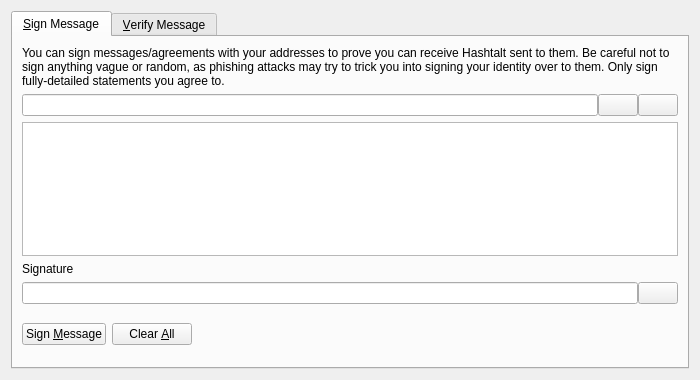
<?xml version="1.0" encoding="UTF-8"?>
<ui version="4.0">
 <class>SignVerifyMessageDialog</class>
 <widget class="QDialog" name="SignVerifyMessageDialog">
  <property name="geometry">
   <rect>
    <x>0</x>
    <y>0</y>
    <width>700</width>
    <height>380</height>
   </rect>
  </property>
  <property name="windowTitle">
   <string>Signatures - Sign / Verify a Message</string>
  </property>
  <property name="modal">
   <bool>true</bool>
  </property>
  <layout class="QVBoxLayout" name="verticalLayout">
   <item>
    <widget class="QTabWidget" name="tabWidget">
     <property name="currentIndex">
      <number>0</number>
     </property>
     <widget class="QWidget" name="tabSignMessage">
      <attribute name="title">
       <string>&amp;Sign Message</string>
      </attribute>
      <layout class="QVBoxLayout" name="verticalLayout_SM">
       <item>
        <widget class="QLabel" name="infoLabel_SM">
         <property name="text">
          <string>You can sign messages/agreements with your addresses to prove you can receive Hashtalt sent to them. Be careful not to sign anything vague or random, as phishing attacks may try to trick you into signing your identity over to them. Only sign fully-detailed statements you agree to.</string>
         </property>
         <property name="textFormat">
          <enum>Qt::PlainText</enum>
         </property>
         <property name="wordWrap">
          <bool>true</bool>
         </property>
        </widget>
       </item>
       <item>
        <layout class="QHBoxLayout" name="horizontalLayout_1_SM">
         <property name="spacing">
          <number>0</number>
         </property>
         <item>
          <widget class="QValidatedLineEdit" name="addressIn_SM">
           <property name="toolTip">
            <string>The Hashtalt address to sign the message with</string>
           </property>
          </widget>
         </item>
         <item>
          <widget class="QPushButton" name="addressBookButton_SM">
           <property name="toolTip">
            <string>Choose previously used address</string>
           </property>
           <property name="text">
            <string/>
           </property>
           <property name="shortcut">
            <string>Alt+A</string>
           </property>
           <property name="autoDefault">
            <bool>false</bool>
           </property>
          </widget>
         </item>
         <item>
          <widget class="QPushButton" name="pasteButton_SM">
           <property name="toolTip">
            <string>Paste address from clipboard</string>
           </property>
           <property name="text">
            <string/>
           </property>
           <property name="shortcut">
            <string>Alt+P</string>
           </property>
           <property name="autoDefault">
            <bool>false</bool>
           </property>
          </widget>
         </item>
        </layout>
       </item>
       <item>
        <widget class="QPlainTextEdit" name="messageIn_SM">
         <property name="toolTip">
          <string>Enter the message you want to sign here</string>
         </property>
        </widget>
       </item>
       <item>
        <widget class="QLabel" name="signatureLabel_SM">
         <property name="text">
          <string>Signature</string>
         </property>
         <property name="textFormat">
          <enum>Qt::PlainText</enum>
         </property>
        </widget>
       </item>
       <item>
        <layout class="QHBoxLayout" name="horizontalLayout_2_SM">
         <property name="spacing">
          <number>0</number>
         </property>
         <item>
          <widget class="QLineEdit" name="signatureOut_SM">
           <property name="font">
            <font>
             <italic>true</italic>
            </font>
           </property>
           <property name="readOnly">
            <bool>true</bool>
           </property>
          </widget>
         </item>
         <item>
          <widget class="QPushButton" name="copySignatureButton_SM">
           <property name="toolTip">
            <string>Copy the current signature to the system clipboard</string>
           </property>
           <property name="text">
            <string/>
           </property>
           <property name="autoDefault">
            <bool>false</bool>
           </property>
          </widget>
         </item>
        </layout>
       </item>
       <item>
        <layout class="QHBoxLayout" name="horizontalLayout_3_SM">
         <item>
          <widget class="QPushButton" name="signMessageButton_SM">
           <property name="toolTip">
            <string>Sign the message to prove you own this Hashtalt address</string>
           </property>
           <property name="text">
            <string>Sign &amp;Message</string>
           </property>
           <property name="autoDefault">
            <bool>false</bool>
           </property>
          </widget>
         </item>
         <item>
          <widget class="QPushButton" name="clearButton_SM">
           <property name="toolTip">
            <string>Reset all sign message fields</string>
           </property>
           <property name="text">
            <string>Clear &amp;All</string>
           </property>
           <property name="autoDefault">
            <bool>false</bool>
           </property>
          </widget>
         </item>
         <item>
          <spacer name="horizontalSpacer_1_SM">
           <property name="orientation">
            <enum>Qt::Horizontal</enum>
           </property>
           <property name="sizeHint" stdset="0">
            <size>
             <width>40</width>
             <height>48</height>
            </size>
           </property>
          </spacer>
         </item>
         <item>
          <widget class="QLabel" name="statusLabel_SM">
           <property name="font">
            <font>
             <weight>75</weight>
             <bold>true</bold>
            </font>
           </property>
           <property name="text">
            <string/>
           </property>
           <property name="wordWrap">
            <bool>true</bool>
           </property>
          </widget>
         </item>
         <item>
          <spacer name="horizontalSpacer_2_SM">
           <property name="orientation">
            <enum>Qt::Horizontal</enum>
           </property>
           <property name="sizeHint" stdset="0">
            <size>
             <width>40</width>
             <height>48</height>
            </size>
           </property>
          </spacer>
         </item>
        </layout>
       </item>
      </layout>
     </widget>
     <widget class="QWidget" name="tabVerifyMessage">
      <attribute name="title">
       <string>&amp;Verify Message</string>
      </attribute>
      <layout class="QVBoxLayout" name="verticalLayout_VM">
       <item>
        <widget class="QLabel" name="infoLabel_VM">
         <property name="text">
          <string>Enter the receiver's address, message (ensure you copy line breaks, spaces, tabs, etc. exactly) and signature below to verify the message. Be careful not to read more into the signature than what is in the signed message itself, to avoid being tricked by a man-in-the-middle attack. Note that this only proves the signing party receives with the address, it cannot prove sendership of any transaction!</string>
         </property>
         <property name="textFormat">
          <enum>Qt::PlainText</enum>
         </property>
         <property name="alignment">
          <set>Qt::AlignLeading|Qt::AlignLeft|Qt::AlignTop</set>
         </property>
         <property name="wordWrap">
          <bool>true</bool>
         </property>
        </widget>
       </item>
       <item>
        <layout class="QHBoxLayout" name="horizontalLayout_1_VM">
         <property name="spacing">
          <number>0</number>
         </property>
         <item>
          <widget class="QValidatedLineEdit" name="addressIn_VM">
           <property name="toolTip">
            <string>The Hashtalt address the message was signed with</string>
           </property>
          </widget>
         </item>
         <item>
          <widget class="QPushButton" name="addressBookButton_VM">
           <property name="toolTip">
            <string>Choose previously used address</string>
           </property>
           <property name="text">
            <string/>
           </property>
           <property name="shortcut">
            <string>Alt+A</string>
           </property>
           <property name="autoDefault">
            <bool>false</bool>
           </property>
          </widget>
         </item>
        </layout>
       </item>
       <item>
        <widget class="QPlainTextEdit" name="messageIn_VM"/>
       </item>
       <item>
        <widget class="QValidatedLineEdit" name="signatureIn_VM"/>
       </item>
       <item>
        <layout class="QHBoxLayout" name="horizontalLayout_2_VM">
         <item>
          <widget class="QPushButton" name="verifyMessageButton_VM">
           <property name="toolTip">
            <string>Verify the message to ensure it was signed with the specified Hashtalt address</string>
           </property>
           <property name="text">
            <string>Verify &amp;Message</string>
           </property>
           <property name="autoDefault">
            <bool>false</bool>
           </property>
          </widget>
         </item>
         <item>
          <widget class="QPushButton" name="clearButton_VM">
           <property name="toolTip">
            <string>Reset all verify message fields</string>
           </property>
           <property name="text">
            <string>Clear &amp;All</string>
           </property>
           <property name="autoDefault">
            <bool>false</bool>
           </property>
          </widget>
         </item>
         <item>
          <spacer name="horizontalSpacer_1_VM">
           <property name="orientation">
            <enum>Qt::Horizontal</enum>
           </property>
           <property name="sizeHint" stdset="0">
            <size>
             <width>40</width>
             <height>48</height>
            </size>
           </property>
          </spacer>
         </item>
         <item>
          <widget class="QLabel" name="statusLabel_VM">
           <property name="font">
            <font>
             <weight>75</weight>
             <bold>true</bold>
            </font>
           </property>
           <property name="text">
            <string/>
           </property>
           <property name="wordWrap">
            <bool>true</bool>
           </property>
          </widget>
         </item>
         <item>
          <spacer name="horizontalSpacer_2_VM">
           <property name="orientation">
            <enum>Qt::Horizontal</enum>
           </property>
           <property name="sizeHint" stdset="0">
            <size>
             <width>40</width>
             <height>48</height>
            </size>
           </property>
          </spacer>
         </item>
        </layout>
       </item>
      </layout>
     </widget>
    </widget>
   </item>
  </layout>
 </widget>
 <customwidgets>
  <customwidget>
   <class>QValidatedLineEdit</class>
   <extends>QLineEdit</extends>
   <header>qvalidatedlineedit.h</header>
  </customwidget>
 </customwidgets>
 <resources>
  <include location="../hashtalt.qrc"/>
 </resources>
 <connections/>
</ui>
